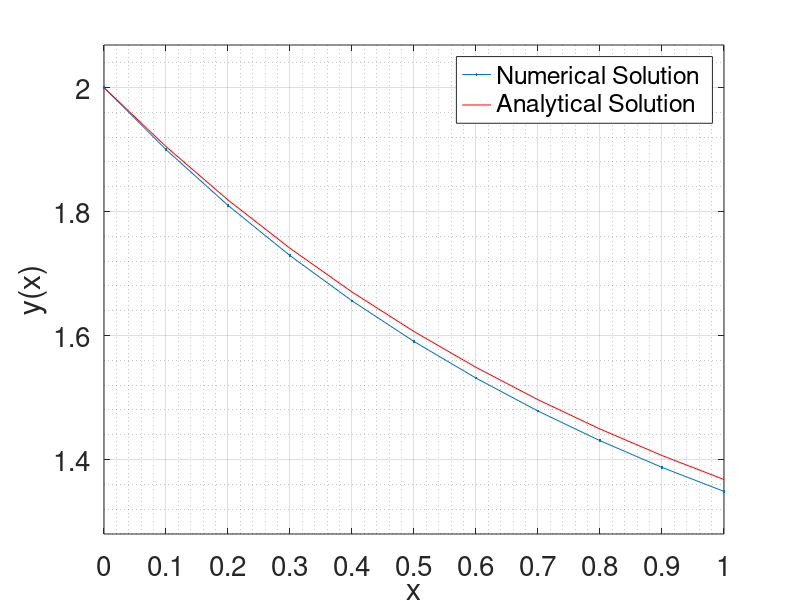

Write the MATLAB code that produced this figure.
% Program_10a.m: Euler's Method for an IVP.
% Chapter 10 - Numerical Methods for ODEs and PDEs.
% Copyright Springer 2025. Stephen Lynch.
f=@(x,y) 1-y;
h=0.1;y0=2;xmax=1;
x=0:h:xmax;steps=1/h;
y=zeros(1,steps+1);
y(1)=y0;
for n=1:steps
    y(n+1)=y(n)+h*f(x(n),y(n));
end
ysol=exp(-x)+1;
plot(x,y,'.-',x,ysol,'r');
grid on;grid minor;
axis equal;axis tight;
legend('Numerical Solution','Analytical Solution')
set(gca,'FontSize',20);
xticks(0:.1:1)
xlabel('x');
ylabel('y(x)');
% End Program_10a.
